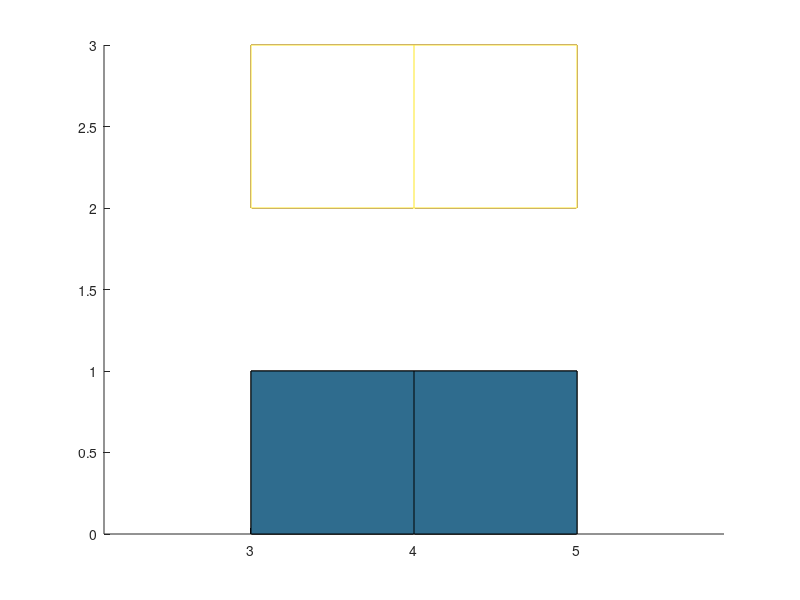

The MATLAB script that drew this image: (Note: this script raises an error after producing the figure.)
x =[ 0     1     2
     0     1     2
     0     1     2
     0     1     2
     0     1     2];
y = [0     0     0
     1     1     1
     1     1     1
     0     0     0
     0     0     0];
z = [0     0     0
     0     0     0
     1     1     1
     1     1     1
     0     0     0];
z=[[0;0;1;1;0],[0;0;1;1;0],[0;0;1;1;0]]
y=[[0;1;1;0;0],[0;1;1;0;0],[0;1;1;0;0]]
figure(1);clf;axis equal;hold on;surfl(x+3,y,z);mesh(x+6,y,z);
figure(1);clf;axis equal;hold on;surfl(x+3,y,z);mesh(x+3,y+2,z);
surfaces={{x+3,y,z};{x+3,y+2,z}};
figure(1);rotate3d;clf;axis equal;hold on;surfl(x+3,y,z);mesh(x+3,y+2,z);
electro3d(surfaces,v)

[x,y,z]=sphere;
x=x';y=y';z=z';
z(:,1)=[];
z(:,20)=[];
x(:,1)=[];
x(:,20)=[];
y(:,1)=[];
y(:,20)=[];
figure(3);rotate3d;mesh(x,y,z);
figure(3);clf;rotate3d on;mesh(x,y,z);hold on;mesh(x+2.2,y,z);surfaces={{x,y,z},{x+2.2,y,z}};electro3d(surfaces,[10,-10]);

